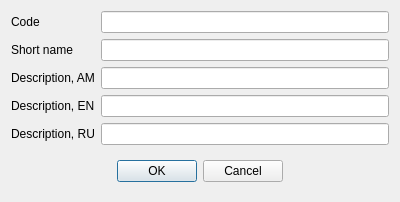
<?xml version="1.0" encoding="UTF-8"?>
<ui version="4.0">
 <class>DlgRoomView</class>
 <widget class="QDialog" name="DlgRoomView">
  <property name="geometry">
   <rect>
    <x>0</x>
    <y>0</y>
    <width>400</width>
    <height>191</height>
   </rect>
  </property>
  <property name="windowTitle">
   <string>Room view</string>
  </property>
  <layout class="QVBoxLayout" name="verticalLayout">
   <item>
    <layout class="QGridLayout" name="gridLayout">
     <item row="1" column="0">
      <widget class="QLabel" name="label_2">
       <property name="text">
        <string>Short name</string>
       </property>
      </widget>
     </item>
     <item row="0" column="0">
      <widget class="QLabel" name="label">
       <property name="text">
        <string>Code</string>
       </property>
      </widget>
     </item>
     <item row="2" column="0">
      <widget class="QLabel" name="label_3">
       <property name="text">
        <string>Description, AM</string>
       </property>
      </widget>
     </item>
     <item row="3" column="0">
      <widget class="QLabel" name="l">
       <property name="text">
        <string>Description, EN</string>
       </property>
      </widget>
     </item>
     <item row="2" column="1">
      <widget class="EQLineEdit" name="leDescrAM">
       <property name="Field" stdset="0">
        <string>f_am</string>
       </property>
      </widget>
     </item>
     <item row="0" column="1">
      <widget class="EQLineEdit" name="leCode">
       <property name="PrimaryKey" stdset="0">
        <bool>true</bool>
       </property>
       <property name="Field" stdset="0">
        <string>f_id</string>
       </property>
      </widget>
     </item>
     <item row="3" column="1">
      <widget class="EQLineEdit" name="leDescrEN">
       <property name="Field" stdset="0">
        <string>f_en</string>
       </property>
      </widget>
     </item>
     <item row="1" column="1">
      <widget class="EQLineEdit" name="leShortName">
       <property name="Field" stdset="0">
        <string>f_short</string>
       </property>
      </widget>
     </item>
     <item row="4" column="1">
      <widget class="EQLineEdit" name="leDescrRU">
       <property name="Field" stdset="0">
        <string>f_ru</string>
       </property>
      </widget>
     </item>
     <item row="4" column="0">
      <widget class="QLabel" name="label_4">
       <property name="text">
        <string>Description, RU</string>
       </property>
      </widget>
     </item>
    </layout>
   </item>
   <item>
    <widget class="QWidget" name="widget" native="true">
     <layout class="QHBoxLayout" name="horizontalLayout">
      <item>
       <spacer name="horizontalSpacer">
        <property name="orientation">
         <enum>Qt::Horizontal</enum>
        </property>
        <property name="sizeHint" stdset="0">
         <size>
          <width>95</width>
          <height>20</height>
         </size>
        </property>
       </spacer>
      </item>
      <item>
       <widget class="QPushButton" name="btnOk">
        <property name="text">
         <string>OK</string>
        </property>
       </widget>
      </item>
      <item>
       <widget class="QPushButton" name="btnCancel">
        <property name="text">
         <string>Cancel</string>
        </property>
       </widget>
      </item>
      <item>
       <spacer name="horizontalSpacer_2">
        <property name="orientation">
         <enum>Qt::Horizontal</enum>
        </property>
        <property name="sizeHint" stdset="0">
         <size>
          <width>95</width>
          <height>20</height>
         </size>
        </property>
       </spacer>
      </item>
     </layout>
    </widget>
   </item>
  </layout>
 </widget>
 <customwidgets>
  <customwidget>
   <class>EQLineEdit</class>
   <extends>QLineEdit</extends>
   <header location="global">eqlineedit.h</header>
   <slots>
    <signal>customButtonClicked(bool)</signal>
   </slots>
  </customwidget>
 </customwidgets>
 <resources/>
 <connections/>
</ui>
